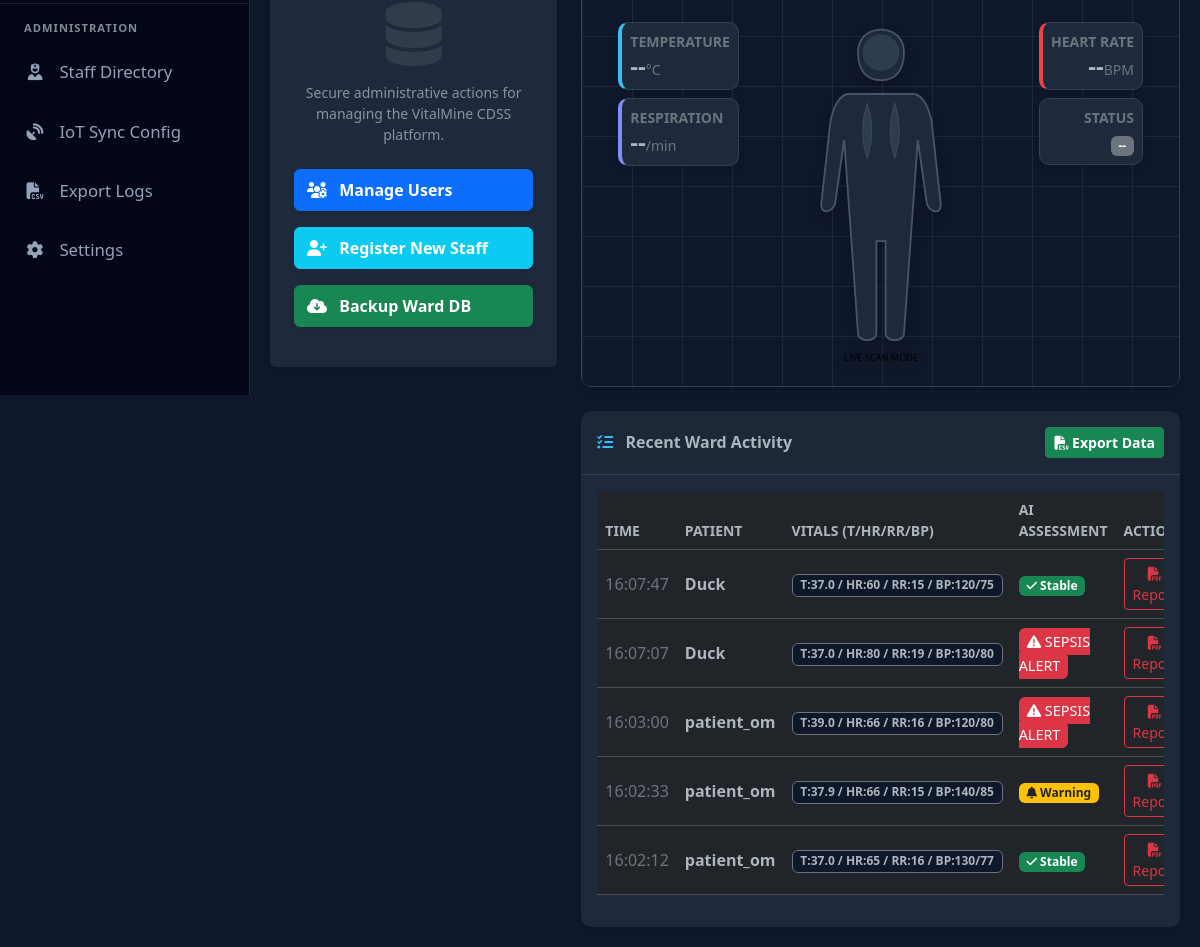
Page / (signed in, lower part) on the earlier database version.
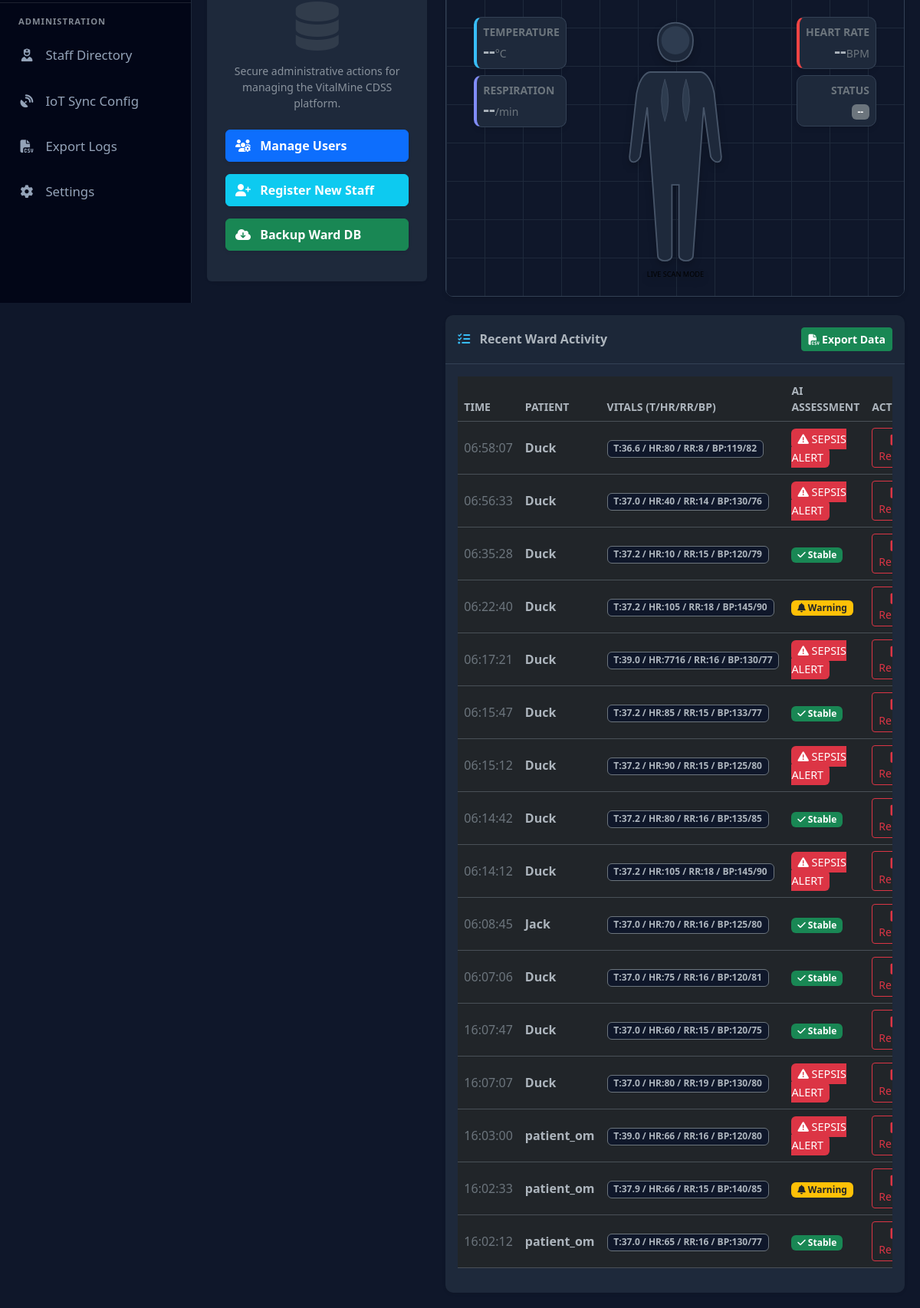
Same page on the later database version.
### models.py (models this page shows)
class Entry(db.Model):
    id = db.Column(db.Integer, primary_key=True)
    user_id = db.Column(db.Integer, db.ForeignKey("user.id"), nullable=True)
    name = db.Column(db.String(100), nullable=False)
    temp = db.Column(db.Float, nullable=False)
    hr = db.Column(db.Integer, nullable=False)
    rr = db.Column(db.Integer, nullable=False)
    sys_bp = db.Column(db.Integer, nullable=True)
    dia_bp = db.Column(db.Integer, nullable=True)
    status = db.Column(db.String(20), nullable=False)
    advice = db.Column(db.String(200), nullable=True)
    timestamp = db.Column(db.DateTime, default=datetime.utcnow)

### app.py (the view)
@app.route("/")
@login_required
def home():
    if current_user.role == "patient":
        return redirect(url_for("patient_dashboard"))
    patients = User.query.filter_by(role="patient").all()
    all_entries = Entry.query.order_by(Entry.timestamp.desc()).all()
    stats = {
        "total": len(all_entries),
        "high": sum(1 for e in all_entries if e.status in ["High", "Critical"]),
        "stable": sum(1 for e in all_entries if e.status not in ["High", "Critical"]),
    }
    admin_stats = {}
    if current_user.role == "admin":
        all_users = User.query.all()
        admin_stats = {
            "total_users": len(all_users),
            "staff_count": sum(1 for u in all_users if u.role in ["doctor", "nurse"]),
            "patient_count": sum(1 for u in all_users if u.role == "patient"),
        }
    history_data = []
    for e in all_entries:
        history_data.append(
            {
                "id": e.id,
                "time": e.timestamp.strftime("%H:%M:%S"),
                "name": e.name,
                "vitals": f"T:{e.temp} / HR:{e.hr} / RR:{e.rr} / BP:{e.sys_bp}/{e.dia_bp}",
                "status": e.status,
                "advice": e.advice,
            }
        )
    return render_template(
        "home.html",
        history=history_data,
        stats=stats,
        patients=patients,
        admin_stats=admin_stats,
    )

### app.py (called while the page is built)
@login_manager.user_loader
def load_user(user_id):
    return db.session.get(User, int(user_id))

### templates/home.html (shortened to what the changed rows need)
{% extends "base.html" %} {% block content %}
<div class="row">
  <div
    class="{% if current_user.role == 'doctor' %}col-md-12{% else %}col-md-8{% endif %}"
  >
    <div class="card border-0 shadow-sm">
      <div class="card-body">
        <div class="table-responsive">
          <table
            class="table table-hover align-middle datatable w-100 text-body"
          >
            <thead class="text-secondary small text-uppercase">
              <tr>
                <th>TIME</th>
                <th>PATIENT</th>
                <th>VITALS (T/HR/RR/BP)</th>
                <th>AI ASSESSMENT</th>
                <th>ACTION</th>
              </tr>
            </thead>
            <tbody>
              {% for row in history %}
              <tr>
                <td class="text-secondary">{{ row.time }}</td>
                <td><span class="fw-bold text-body">{{ row.name }}</span></td>
                <td>
                  <span
                    class="badge border border-secondary text-body"
                    style="background-color: var(--vm-bg)"
                    >{{ row.vitals }}</span
                  >
                </td>
                <td>
                  {% if row.status == 'High' or row.status == 'Critical' %}
                  <span class="badge-critical rounded px-2 py-1"
                    ><i class="fa-solid fa-triangle-exclamation"></i> SEPSIS
                    ALERT</span
                  >
                  {% elif row.status == 'Warning' %}
                  <span class="badge bg-warning text-dark"
                    ><i class="fa-solid fa-bell"></i> Warning</span
                  >
                  {% else %}
                  <span class="badge bg-success"
                    ><i class="fa-solid fa-check"></i> Stable</span
                  >
                  {% endif %}
                </td>
                <td>
                  <a
                    href="/generate_pdf/{{ row.id }}"
                    class="btn btn-sm btn-outline-danger"
                  >
                    <i class="fa-solid fa-file-pdf"></i> Report
                  </a>
                </td>
              </tr>
              {% endfor %}
            </tbody>
          </table>
        </div>
      </div>
    </div>
  </div>
</div>
 {% endblock %}

Differences in the rows shown:
added Entry: time "06:58:07", name "Duck", vitals "T:36.6 / HR:80 / RR:8 / BP:119/82", status "Critical" (drawn)
added Entry: time "06:56:33", name "Duck", vitals "T:37.0 / HR:40 / RR:14 / BP:130/76", status "Critical" (drawn)
added Entry: time "06:35:28", name "Duck", vitals "T:37.2 / HR:10 / RR:15 / BP:120/79", status "Stable" (drawn)
added Entry: time "06:22:40", name "Duck", vitals "T:37.2 / HR:105 / RR:18 / BP:145/90", status "Warning" (drawn)
added Entry: time "06:17:21", name "Duck", vitals "T:39.0 / HR:7716 / RR:16 / BP:130/77", status "Critical" (drawn)
added Entry: time "06:15:47", name "Duck", vitals "T:37.2 / HR:85 / RR:15 / BP:133/77", status "Stable" (drawn)
added Entry: time "06:15:12", name "Duck", vitals "T:37.2 / HR:90 / RR:15 / BP:125/80", status "Critical" (drawn)
added Entry: time "06:14:42", name "Duck", vitals "T:37.2 / HR:80 / RR:16 / BP:135/85", status "Stable" (drawn)
added Entry: time "06:14:12", name "Duck", vitals "T:37.2 / HR:105 / RR:18 / BP:145/90", status "Critical" (drawn)
added Entry: time "06:08:45", name "Jack", vitals "T:37.0 / HR:70 / RR:16 / BP:125/80", status "Stable" (drawn)
added Entry: time "06:07:06", name "Duck", vitals "T:37.0 / HR:75 / RR:16 / BP:120/81", status "Stable" (drawn)
